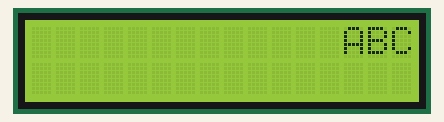
Bench run of a sketch on a simulated Arduino Uno, built with avr-gcc and run on an emulated ATmega328P. Parts: 16×2 character LCD.

Above: at 4.1 s.
At 6.6 s:
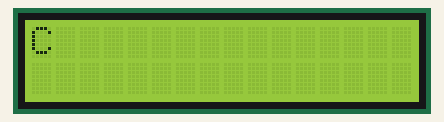
At 11.6 s:
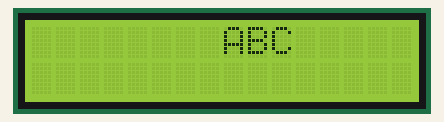
At 19.6 s:
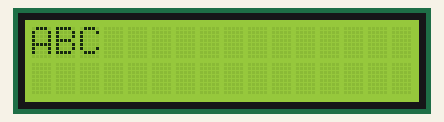
At 30.6 s:
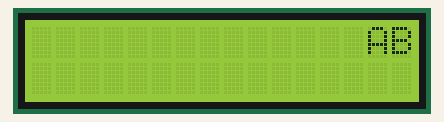
At 39.2 s:
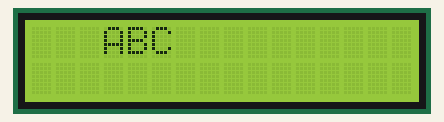

Measured:
- what the display in image 0 shows lasts 0.5 s, from 4.1 s to 4.6 s

The sketch:

project5_lcd_abc_scroll.ino
```cpp
// Project 5: ABC Scroll

// The purpose of this project was to create a design to write 'ABC' to the LCD display and have that scroll across the
// screen

// Group Members: Josh Wild, Dayne Newman
// Group Number: 14 (not sure this is what the bottom of the breadboard said)
// Date: 3/25/2025
// Code written by: Both team members

// import the lcd header file
#include <LiquidCrystal.h>

// define the pins of the lcd
LiquidCrystal lcd(12, 11, 5, 4, 3, 2);

void setup() {
  // begin the lcd
  lcd.begin(16, 2);
}

void loop() {
  // set the cursor to 0,0 then begin the autoscroll and print 'ABC'
  lcd.setCursor(0, 0);
  lcd.autoscroll();
  lcd.print("ABC");
  delay(500);
}
```
